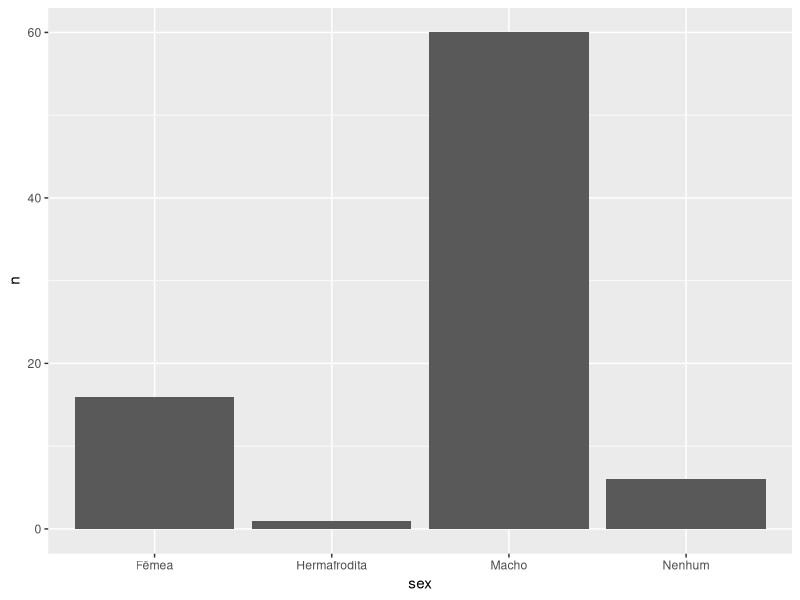
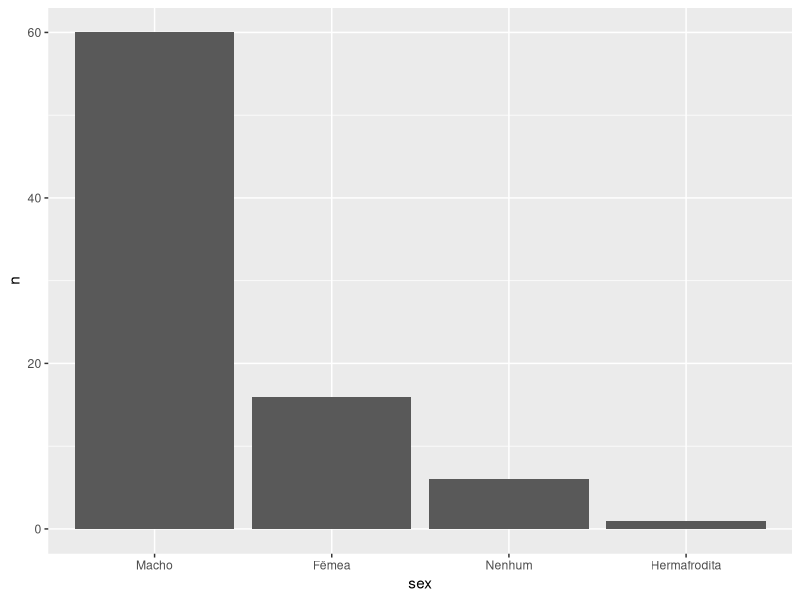
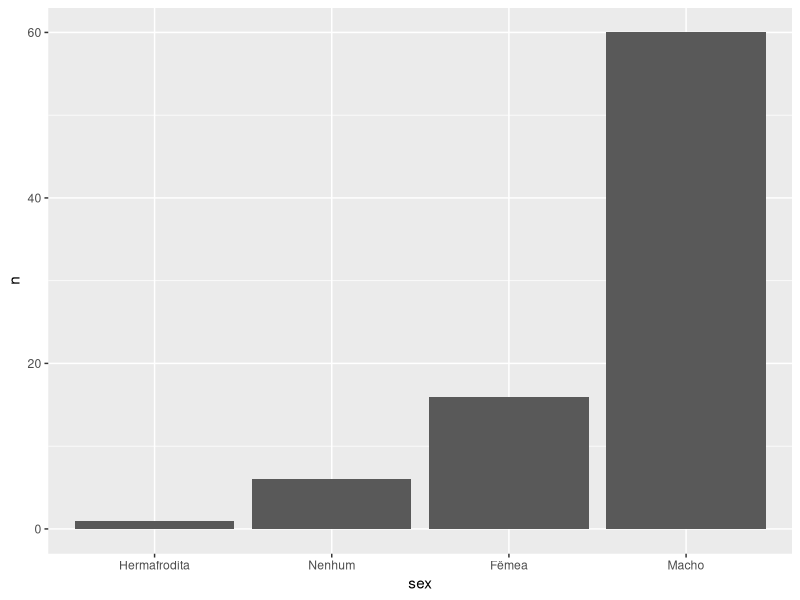
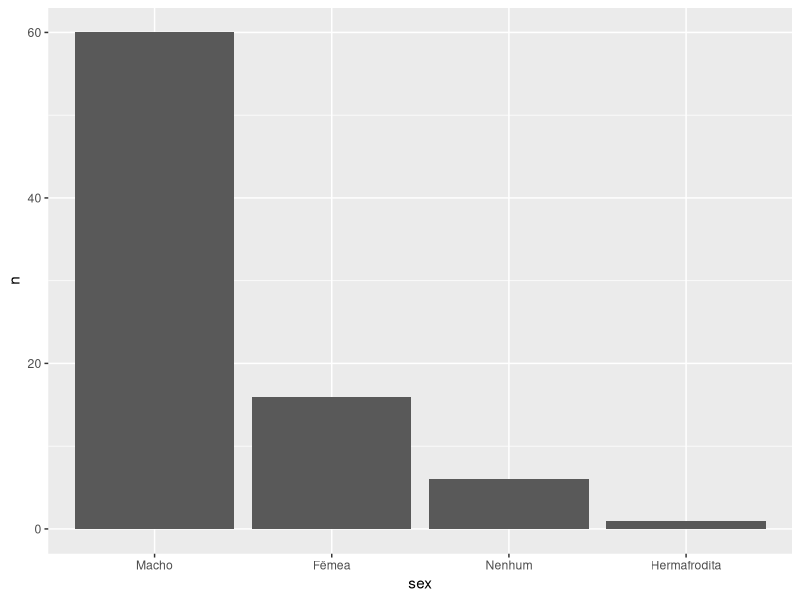
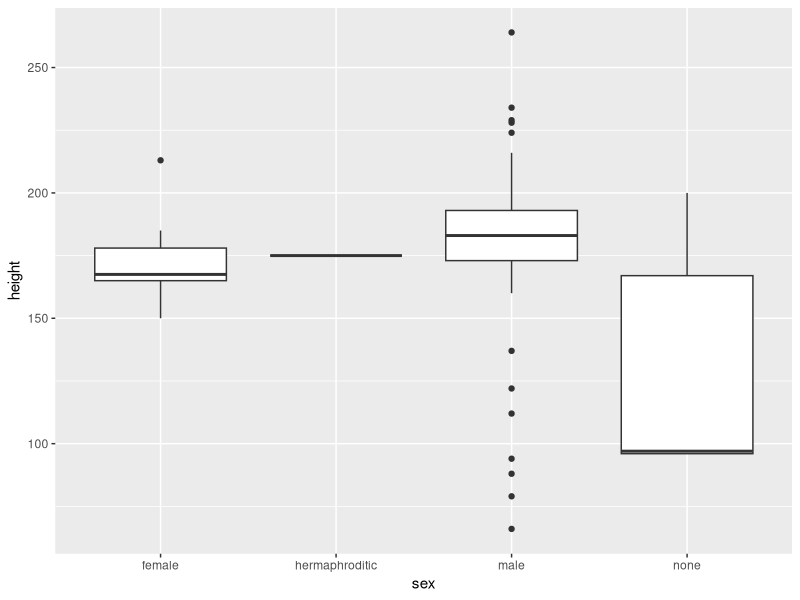
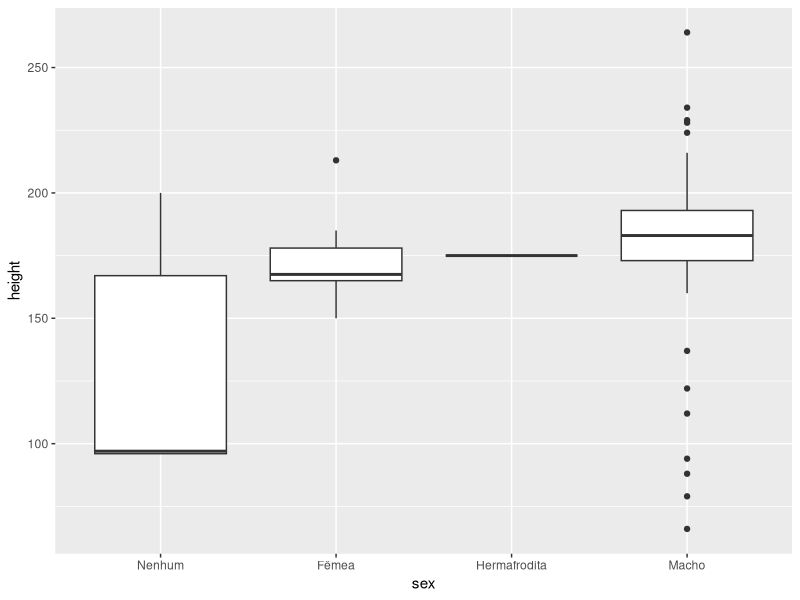
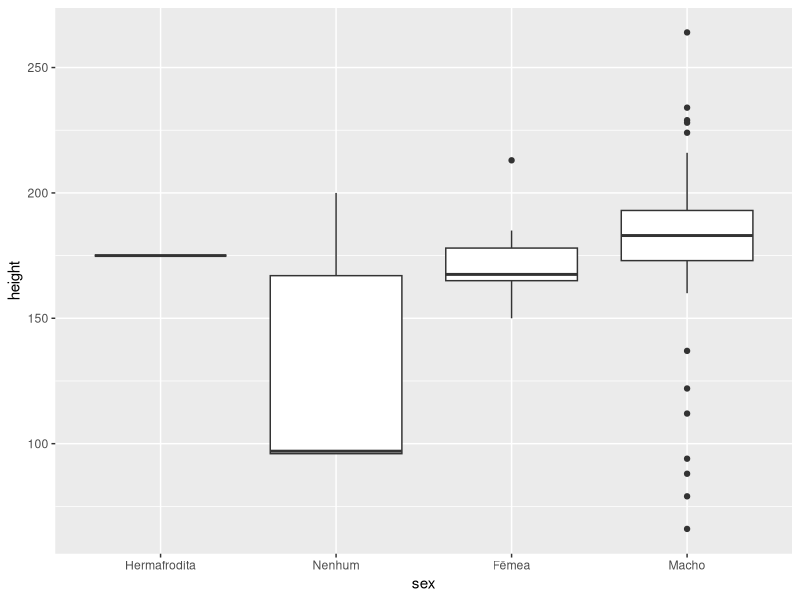
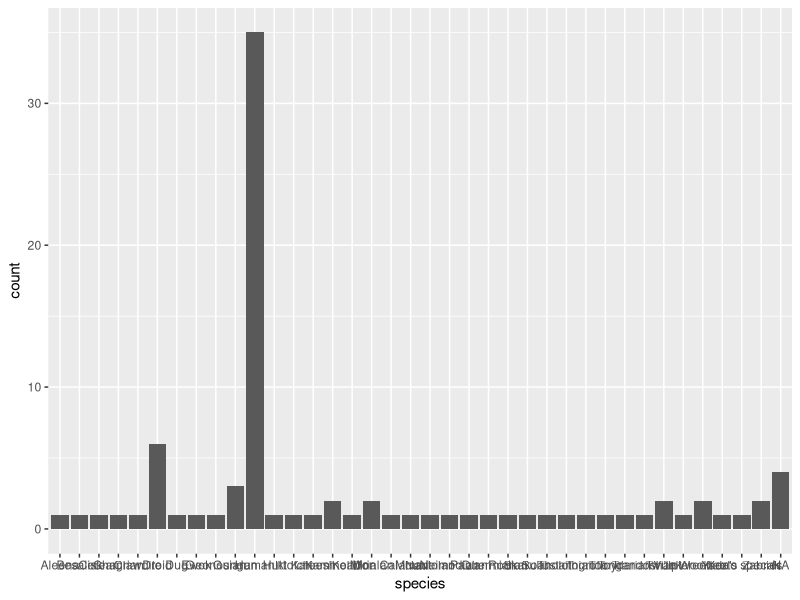

Here is the R script that generated these plots, in order:
## ---- chunk 1
knitr::opts_chunk$set(
  collapse = TRUE, 
  out.width="75%",
  fig.align = "center"
)
## ---- chunk 2
library(forcats)
library(ggplot2)
library(dplyr)
## ---- chunk 3
starwars %>% 
  pull(sex) %>% 
  unique()
## ---- chunk 4
starwars %>% 
  mutate(sex = as.factor(sex)) %>% 
  pull(sex) %>% 
  head()
## ---- chunk 5
fator_sex <- starwars %>% 
  pull(sex) %>% 
  as.factor() %>% 
  head(16)
fator_sex
## ---- chunk 6
lvls_revalue(
  fator_sex, 
  new_levels = c("Fêmea", "Hermafrodita", "Macho", "Nenhum")
)
## ---- chunk 7
starwars %>% 
  filter(!is.na(sex)) %>% 
  count(sex) %>% 
  mutate(
    sex = lvls_revalue(sex, c("Fêmea", "Hermafrodita", "Macho", "Nenhum"))
  ) %>% 
  ggplot() +
  geom_col(aes(x = sex, y = n)) 
## ---- chunk 8
lvls_reorder(fator_sex, c(3, 1, 4, 2))
## ---- chunk 9
starwars %>% 
  filter(!is.na(sex)) %>% 
  count(sex) %>% 
  mutate(
    sex = lvls_revalue(sex, c("Fêmea", "Hermafrodita", "Macho", "Nenhum")),
    sex = lvls_reorder(sex, c(3, 1, 4, 2))
  ) %>% 
  ggplot() +
  geom_col(aes(x = sex, y = n)) 
## ---- chunk 10
starwars %>% 
  filter(!is.na(sex)) %>% 
  count(sex) 
## ---- chunk 11
starwars %>% 
  filter(!is.na(sex)) %>% 
  count(sex) %>% 
  mutate(
    sex = lvls_revalue(sex, c("Fêmea", "Hermafrodita", "Macho", "Nenhum")),
    sex = fct_reorder(sex, n)
  ) %>% 
  ggplot() +
  geom_col(aes(x = sex, y = n)) 
## ---- chunk 12
starwars %>% 
  filter(!is.na(sex)) %>% 
  count(sex) %>% 
  mutate(
    sex = lvls_revalue(sex, c("Fêmea", "Hermafrodita", "Macho", "Nenhum")),
    sex = fct_reorder(sex, n, .desc = TRUE)
  ) %>% 
  ggplot() +
  geom_col(aes(x = sex, y = n)) 
## ---- chunk 13
starwars %>% 
  filter(!is.na(sex)) %>% 
  ggplot() +
  geom_boxplot(aes(x = sex, y = height))
## ---- chunk 14
starwars %>% 
  filter(!is.na(sex)) %>% 
  mutate(
    sex = lvls_revalue(sex, c("Fêmea", "Hermafrodita", "Macho", "Nenhum")),
    sex = fct_reorder(sex, height, .fun = median, na.rm = TRUE)
  ) %>% 
ggplot() +
  geom_boxplot(aes(x = sex, y = height))
## ---- chunk 15
starwars %>% 
  filter(!is.na(sex)) %>% 
  mutate(
    sex = lvls_revalue(sex, c("Fêmea", "Hermafrodita", "Macho", "Nenhum")),
    sex = fct_reorder(sex, height, .fun = max, na.rm = TRUE)
  ) %>% 
ggplot() +
  geom_boxplot(aes(x = sex, y = height))
## ---- chunk 16
starwars %>% 
  ggplot(aes(x = species)) +
  geom_bar()
## ---- chunk 17
fator_especies <- as.factor(starwars$species)
fator_especies
## ---- chunk 18
fct_lump(fator_especies, n = 3)
## ---- chunk 19
fct_lump(fator_especies, n = 3, other_level = "Outras espécies")
## ---- chunk 20
fct_lump(fator_especies, p = 0.02, other_level = "Outras")
## ---- chunk 21
starwars %>% 
  filter(!is.na(species)) %>% 
  mutate(species = fct_lump(species, n = 2)) %>% 
  ggplot(aes(x = species)) +
  geom_bar()


starwars %>% 
  filter(!is.na(species)) %>% 
  mutate(
    species = fct_lump(species, p = 0.02),
    species = fct_infreq(species) # Ordena pela frequência de cada nível
  ) %>% 
  ggplot(aes(x = species)) +
  geom_bar()
## ---- chunk 22
fator_cor_olhos <- as.factor(starwars$eye_color)

fct_collapse(
  fator_cor_olhos,
  preto = "black",
  castanho = c("brown", "hazel"),
  azul_verde = c("blue", "green"),
  exotico = c("pink", "red", "white"),
  colorido = c("red, blue", "green, yellow"),
  other_level = "outros"
)
## ---- chunk 23
fator <- factor(c("a", "b", "a", "c", "c", "a"))
fator
## ---- chunk 24
fator2 <- factor(c("d", "e"))
fct_c(fator, fator2)
## ---- chunk 25
fct_count(fator)
## ---- chunk 26
fct_expand(fator, c("d", "e"))
## ---- chunk 27
fct_rev(fator)
## ---- chunk 28
fator1 <- as.factor(c("c", "a", "z", "B"))
fator2 <- forcats::as_factor(c("c", "a", "z", "B"))
## ---- chunk 29
frutas <- as.factor(c("maçã", "banana", "mamão", "laranja", "melancia"))
## ---- chunk 30
library(dplyr)
library(ggplot2)
mtcars %>% 
  tibble::rownames_to_column("modelo") %>% 
  ggplot(aes(x = mpg, y = modelo)) +
  geom_point()
